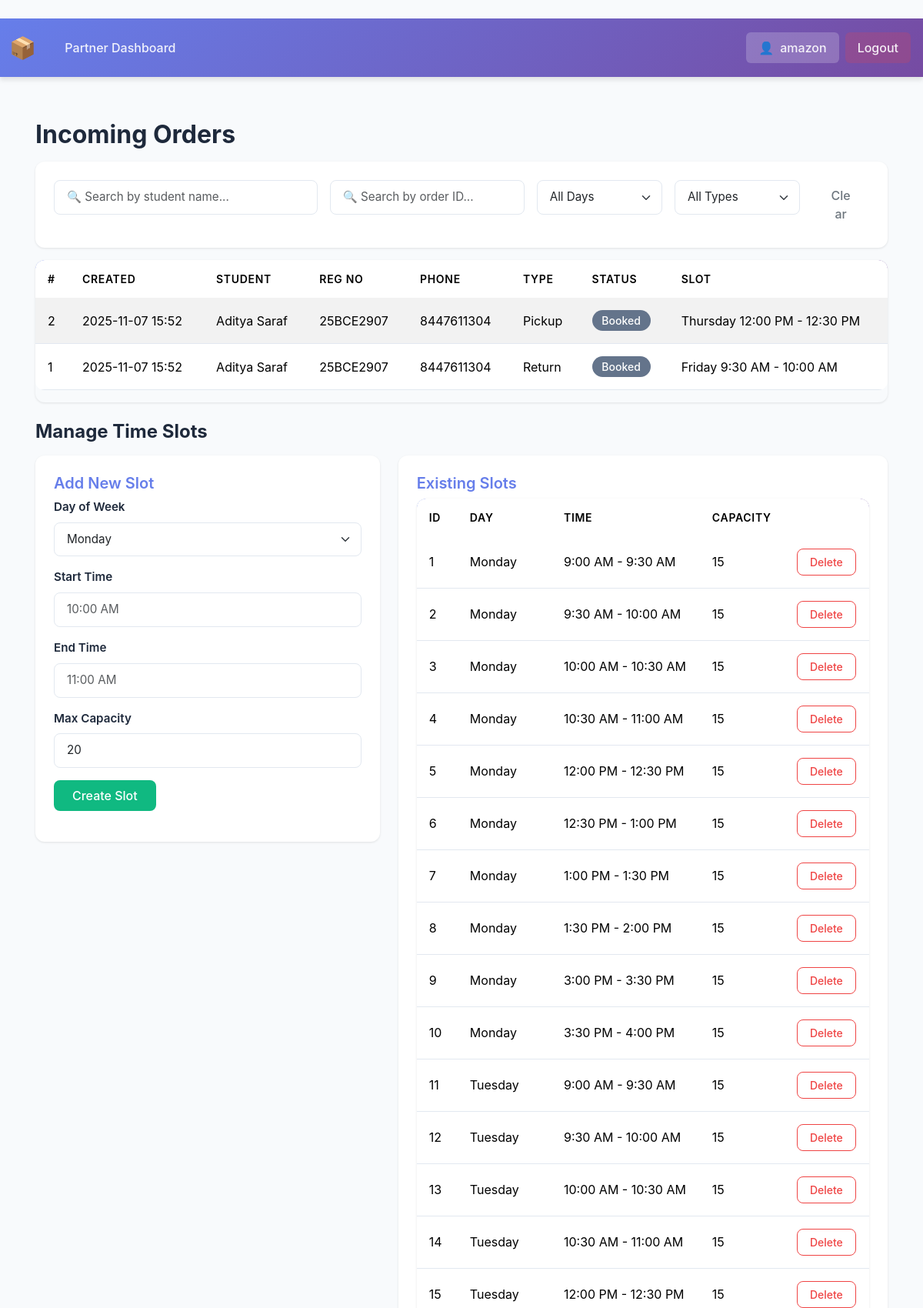
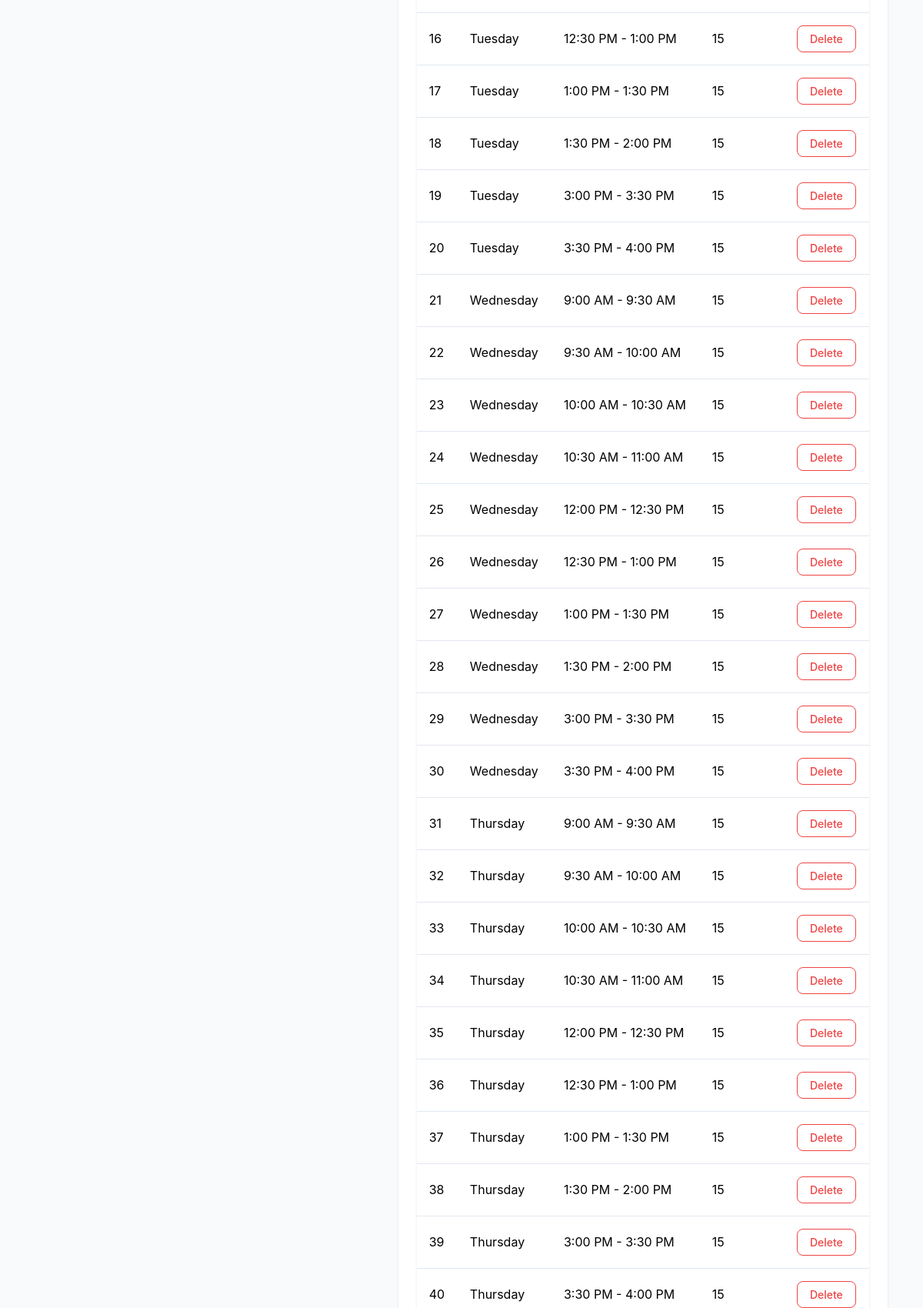
Screenshot of /partner_dashboard (signed in, upper part) with the database file from the repository (2 pictures, top to bottom).
### app/models.py (models this page shows, shortened)
class User(db.Model, UserMixin):
    __tablename__ = 'user'
    id = db.Column(db.Integer, primary_key=True)
    username = db.Column(db.String(120), unique=True, nullable=False)
    email = db.Column(db.String(255), unique=True, nullable=True, index=True)
    password_hash = db.Column(db.String(255), nullable=False)
    role = db.Column(db.String(20), nullable=False, default='user')  # 'user' | 'admin' | 'partner'
    partner_profile = db.relationship('Partner', back_populates='user', uselist=False)
    orders = db.relationship('Order', back_populates='user')

class Order(db.Model):
    __tablename__ = 'order'
    id = db.Column(db.Integer, primary_key=True)
    user_id = db.Column(db.Integer, db.ForeignKey('user.id'), nullable=False)
    partner_id = db.Column(db.Integer, db.ForeignKey('partner.id'), nullable=False)
    time_slot_id = db.Column(db.Integer, db.ForeignKey('time_slot.id'), nullable=False)
    order_platform = db.Column(db.String(120), nullable=False)
    order_id_text = db.Column(db.String(120), nullable=False)
    college_reg_no = db.Column(db.String(120), nullable=False)
    name = db.Column(db.String(120), nullable=False)
    phone = db.Column(db.String(30), nullable=False)
    type = db.Column('type', db.String(20), nullable=False)  # 'Pickup' | 'Return'
    status = db.Column(db.String(20), nullable=False, default='Booked')  # 'Booked' | 'Completed' | 'Cancelled'
    booking_date = db.Column(db.Date, nullable=False, default=datetime.utcnow().date)
    created_at = db.Column(db.DateTime, default=datetime.utcnow, nullable=False)
    user = db.relationship('User', back_populates='orders')
    partner = db.relationship('Partner', back_populates='orders')
    time_slot = db.relationship('TimeSlot', back_populates='orders')

class TimeSlot(db.Model):
    __tablename__ = 'time_slot'
    id = db.Column(db.Integer, primary_key=True)
    partner_id = db.Column(db.Integer, db.ForeignKey('partner.id'), nullable=False)
    day_of_week = db.Column(db.String(20), nullable=False)
    start_time = db.Column(db.String(20), nullable=False)
    end_time = db.Column(db.String(20), nullable=False)
    max_capacity = db.Column(db.Integer, nullable=False, default=0)
    partner = db.relationship('Partner', back_populates='time_slots')
    orders = db.relationship('Order', back_populates='time_slot')

### app/routes.py (the view, shortened to what this page needs)
@bp.route('/partner_dashboard', methods=['GET', 'POST'])
@login_required
def partner_dashboard():
    if current_user.role != 'partner':
        abort(403)
    partner = Partner.query.filter_by(user_id=current_user.id).first()
    if not partner:
        flash('Partner profile not found', 'warning')
        return render_template('dashboard_partner.html', partner=None, orders=[], slots=[])
    orders = Order.query.filter_by(partner_id=partner.id).order_by(Order.created_at.desc()).all()
    slots = TimeSlot.query.filter_by(partner_id=partner.id).all()
    return render_template('dashboard_partner.html', partner=partner, orders=orders, slots=slots)

### app/routes.py (called while the page is built)
@login_manager.user_loader
def load_user(user_id):
    return User.query.get(int(user_id))

### app/templates/dashboard_partner.html (shortened to what this page needs)
﻿{% extends 'base.html' %}
{% block content %}
<h2 class="mb-3">Incoming Orders</h2>
{% if partner %}
  {% if orders and orders|length %}
    <div class="card mb-3">
      <div class="card-body">
        <div class="row g-3">
          <div class="col-md-4">
            <input type="text" id="searchStudent" class="form-control" placeholder="🔍 Search by student name...">
          </div>
          <div class="col-md-3">
            <input type="text" id="searchOrderId" class="form-control" placeholder="🔍 Search by order ID...">
          </div>
          <div class="col-md-2">
            <select id="filterDay" class="form-select">
              <option value="">All Days</option>
            </select>
          </div>
          <div class="col-md-2">
            <select id="filterType" class="form-select">
              <option value="">All Types</option>
            </select>
          </div>
          <div class="col-md-1">
            <button type="button" class="btn btn-outline-secondary w-100" onclick="clearFilters()">Clear</button>
          </div>
        </div>
      </div>
    </div>
    <div class="table-responsive mb-4">
      <table class="table table-striped align-middle">
        <thead>
          <tr>
            <th>#</th>
            <th>Created</th>
            <th>Student</th>
            <th>Reg No</th>
            <th>Phone</th>
            <th>Type</th>
            <th>Status</th>
            <th>Slot</th>
          </tr>
        </thead>
        <tbody>
          {% for o in orders %}
            <tr>
              <td>{{ o.id }}</td>
              <td>{{ o.created_at.strftime('%Y-%m-%d %H:%M') if o.created_at else '' }}</td>
              <td>{{ o.name }}</td>
              <td>{{ o.college_reg_no }}</td>
              <td>{{ o.phone }}</td>
              <td>{{ o.type }}</td>
              <td><span class="badge bg-secondary">{{ o.status }}</span></td>
              <td>
                {% if o.time_slot %}
                  {{ o.time_slot.day_of_week }} {{ o.time_slot.start_time }} - {{ o.time_slot.end_time }}
                {% endif %}
              </td>
            </tr>
          {% endfor %}
        </tbody>
      </table>
    </div>
  {% else %}
    <div class="alert alert-info">No orders yet.</div>
  {% endif %}
  <h3 class="mb-3">Manage Time Slots</h3>
  <div class="row g-4">
    <div class="col-md-5">
      <div class="card">
        <div class="card-body">
          <h5 class="card-title">Add New Slot</h5>
          <form method="post">
            <div class="mb-3">
              <label class="form-label">Day of Week</label>
              <select name="day_of_week" class="form-select" required>
                {% for d in ['Monday','Tuesday','Wednesday','Thursday','Friday','Saturday','Sunday'] %}
                  <option value="{{ d }}">{{ d }}</option>
                {% endfor %}
              </select>
            </div>
            <div class="mb-3">
              <label class="form-label">Start Time</label>
              <input type="text" name="start_time" class="form-control" placeholder="10:00 AM" required />
            </div>
            <div class="mb-3">
              <label class="form-label">End Time</label>
              <input type="text" name="end_time" class="form-control" placeholder="11:00 AM" required />
            </div>
            <div class="mb-3">
              <label class="form-label">Max Capacity</label>
              <input type="number" name="max_capacity" class="form-control" min="1" value="20" required />
            </div>
            <button type="submit" class="btn btn-success">Create Slot</button>
          </form>
        </div>
      </div>
    </div>
    <div class="col-md-7">
      <div class="card">
        <div class="card-body">
          <h5 class="card-title">Existing Slots</h5>
          {% if slots and slots|length %}
            <div class="table-responsive">
              <table class="table table-sm align-middle">
                <thead>
                  <tr>
                    <th>ID</th>
                    <th>Day</th>
                    <th>Time</th>
                    <th>Capacity</th>
                    <th></th>
                  </tr>
                </thead>
                <tbody>
                  {% for s in slots %}
                    <tr>
                      <td>{{ s.id }}</td>
                      <td>{{ s.day_of_week }}</td>
                      <td>{{ s.start_time }} - {{ s.end_time }}</td>
                      <td>{{ s.max_capacity }}</td>
                      <td>
                        <form method="post" class="d-inline">
                          <button type="submit" class="btn btn-sm btn-outline-danger">Delete</button>
                        </form>
                      </td>
                    </tr>
                  {% endfor %}
                </tbody>
              </table>
            </div>
          {% else %}
            <div class="alert alert-secondary">No slots yet.</div>
          {% endif %}
        </div>
      </div>
    </div>
  </div>
{% else %}
  <div class="alert alert-warning">Partner profile not found.</div>
{% endif %}
{% endblock %}

### app/templates/base.html (shortened to what this page needs)
﻿<!doctype html>
<html lang="en">
  <head>
    <link href="https://cdn.jsdelivr.net/npm/bootstrap@5.3.2/dist/css/bootstrap.min.css" rel="stylesheet">
    <link rel="stylesheet" href="{{ url_for('static', filename='style.css') }}" />
  </head>
  <body class="app-body">
    <nav class="navbar navbar-expand-lg navbar-dark app-navbar">
      <div class="container-fluid">
        <a class="navbar-brand fw-bold" href="{{ url_for('main.dashboard') if current_user.is_authenticated else url_for('main.home') }}">
          <span class="brand-logo">📦</span>
        </a>
        <div class="collapse navbar-collapse" id="navbarNav">
          <ul class="navbar-nav me-auto mb-2 mb-lg-0">
            {% if current_user.is_authenticated %}
              {% if current_user.role == 'partner' %}
                <li class="nav-item"><a class="nav-link" href="{{ url_for('main.partner_dashboard') }}">Partner Dashboard</a></li>
              {% endif %}
            {% endif %}
          </ul>
          <ul class="navbar-nav align-items-center">
            {% if current_user.is_authenticated %}
              <li class="nav-item">
                <span class="nav-link user-badge">
                  <i class="user-icon">👤</i>
                  {{ current_user.username }}
                </span>
              </li>
              <li class="nav-item"><a class="nav-link btn-logout" href="{{ url_for('main.logout') }}">Logout</a></li>
            {% else %}
              <li class="nav-item"><a class="nav-link" href="{{ url_for('main.signin') }}">Sign In</a></li>
              <li class="nav-item"><a class="nav-link btn-signup" href="{{ url_for('main.signup') }}">Sign Up</a></li>
            {% endif %}
          </ul>
        </div>
      </div>
    </nav>
    <div class="container my-4">
      {% block content %}{% endblock %}
    </div>
  </body>
</html>

### app/static/style.css (style rules this page uses)
:root { --primary-color: #667eea; --primary-dark: #5568d3; --secondary-color: #764ba2; --success-color: #10b981; --danger-color: #ef4444; --warning-color: #f59e0b; --info-color: #3b82f6; --dark-bg: #1e293b; --light-bg: #f8fafc; --card-bg: #ffffff; --text-primary: #1e293b; --text-secondary: #64748b; --border-color: #e2e8f0; --shadow-sm: 0 1px 3px rgba(0, 0, 0, 0.1); --shadow-md: 0 4px 6px rgba(0, 0, 0, 0.1); --shadow-lg: 0 10px 25px rgba(0, 0, 0, 0.15); }
body { font-family: 'Inter', system-ui, -apple-system, 'Segoe UI', Roboto, Arial, sans-serif; margin: 0; background-color: var(--light-bg); color: var(--text-primary); }
.app-body { min-height: 100vh; }
.container { padding: 2rem 1rem; }
.app-navbar { background: linear-gradient(135deg, var(--primary-color) 0%, var(--secondary-color) 100%) !important; box-shadow: var(--shadow-md); padding: 0.75rem 0; }
.app-navbar .navbar-brand { font-size: 1.75rem; letter-spacing: 0.05em; }
.brand-logo { color: #ffffff; font-weight: 800; padding: 0; }
.app-navbar .nav-link { color: rgba(255, 255, 255, 0.9) !important; font-weight: 500; transition: all 0.2s ease; padding: 0.5rem 1rem !important; border-radius: 6px; margin: 0 0.25rem; }
.user-badge { background: rgba(255, 255, 255, 0.2) !important; border-radius: 20px; padding: 0.4rem 1rem !important; display: flex; align-items: center; gap: 0.5rem; }
.user-icon { font-style: normal; }
.btn-logout { background: rgba(239, 68, 68, 0.2) !important; color: white !important; }
.card { border: none !important; border-radius: 12px !important; box-shadow: var(--shadow-sm) !important; transition: all 0.3s ease; background: var(--card-bg); }
.card-title { color: var(--primary-color); font-weight: 600; }
.card-body { padding: 1.5rem !important; }
.btn { border-radius: 8px !important; padding: 0.5rem 1.5rem !important; font-weight: 500; transition: all 0.2s ease; border: none; }
.btn-success { background: var(--success-color) !important; color: white !important; }
.btn-danger, .btn-outline-danger { background: var(--danger-color) !important; color: white !important; border: none !important; }
.btn-outline-danger { background: transparent !important; border: 1px solid var(--danger-color) !important; color: var(--danger-color) !important; }
.btn-sm { padding: 0.375rem 1rem !important; font-size: 0.875rem; }
.table { background: var(--card-bg); border-radius: 12px; overflow: hidden; }
.table thead { background: linear-gradient(135deg, var(--primary-color) 0%, var(--secondary-color) 100%); color: white; }
.table thead th { border: none !important; font-weight: 600; padding: 1rem !important; text-transform: uppercase; font-size: 0.875rem; letter-spacing: 0.05em; }
.table tbody tr { transition: all 0.2s ease; }
.table tbody td { padding: 1rem !important; vertical-align: middle; border-color: var(--border-color) !important; }
.table-responsive { border-radius: 12px; box-shadow: var(--shadow-sm); }
.badge { padding: 0.4rem 0.8rem; border-radius: 20px; font-weight: 500; font-size: 0.875rem; }
.bg-secondary { background: var(--text-secondary) !important; }
.form-control, .form-select { border: 1px solid var(--border-color) !important; border-radius: 8px !important; padding: 0.625rem 1rem !important; transition: all 0.2s ease; font-size: 0.95rem; }
.form-label { font-weight: 600; color: var(--text-primary); margin-bottom: 0.5rem; font-size: 0.95rem; }
h2, h3, h4, h5 { color: var(--text-primary); font-weight: 700; }
h2 { font-size: 2rem; margin-bottom: 1.5rem; }
h3 { font-size: 1.5rem; margin-bottom: 1.25rem; }

### rows the page displays
User: username "amazon"
Order: id "2", created_at "2025-11-07 15:52", name "Aditya Saraf", college_reg_no "25BCE2907", phone "8447611304", type "Pickup", status "Booked", time_slot.day_of_week "Thursday", time_slot.start_time "12:00 PM", time_slot.end_time "12:30 PM"
Order: id "1", created_at "2025-11-07 15:52", name "Aditya Saraf", college_reg_no "25BCE2907", phone "8447611304", type "Return", status "Booked", time_slot.day_of_week "Friday", time_slot.start_time "9:30 AM", time_slot.end_time "10:00 AM"
TimeSlot: id "1", day_of_week "Monday", start_time "9:00 AM", end_time "9:30 AM", max_capacity "15"
TimeSlot: id "2", day_of_week "Monday", start_time "9:30 AM", end_time "10:00 AM", max_capacity "15"
TimeSlot: id "3", day_of_week "Monday", start_time "10:00 AM", end_time "10:30 AM", max_capacity "15"
TimeSlot: id "4", day_of_week "Monday", start_time "10:30 AM", end_time "11:00 AM", max_capacity "15"
TimeSlot: id "5", day_of_week "Monday", start_time "12:00 PM", end_time "12:30 PM", max_capacity "15"
TimeSlot: id "6", day_of_week "Monday", start_time "12:30 PM", end_time "1:00 PM", max_capacity "15"
TimeSlot: id "7", day_of_week "Monday", start_time "1:00 PM", end_time "1:30 PM", max_capacity "15"
TimeSlot: id "8", day_of_week "Monday", start_time "1:30 PM", end_time "2:00 PM", max_capacity "15"
TimeSlot: id "9", day_of_week "Monday", start_time "3:00 PM", end_time "3:30 PM", max_capacity "15"
TimeSlot: id "10", day_of_week "Monday", start_time "3:30 PM", end_time "4:00 PM", max_capacity "15"
TimeSlot: id "11", day_of_week "Tuesday", start_time "9:00 AM", end_time "9:30 AM", max_capacity "15"
TimeSlot: id "12", day_of_week "Tuesday", start_time "9:30 AM", end_time "10:00 AM", max_capacity "15"
TimeSlot: id "13", day_of_week "Tuesday", start_time "10:00 AM", end_time "10:30 AM", max_capacity "15"
TimeSlot: id "14", day_of_week "Tuesday", start_time "10:30 AM", end_time "11:00 AM", max_capacity "15"
TimeSlot: id "15", day_of_week "Tuesday", start_time "12:00 PM", end_time "12:30 PM", max_capacity "15"
TimeSlot: id "16", day_of_week "Tuesday", start_time "12:30 PM", end_time "1:00 PM", max_capacity "15"
TimeSlot: id "17", day_of_week "Tuesday", start_time "1:00 PM", end_time "1:30 PM", max_capacity "15"
TimeSlot: id "18", day_of_week "Tuesday", start_time "1:30 PM", end_time "2:00 PM", max_capacity "15"
TimeSlot: id "19", day_of_week "Tuesday", start_time "3:00 PM", end_time "3:30 PM", max_capacity "15"
TimeSlot: id "20", day_of_week "Tuesday", start_time "3:30 PM", end_time "4:00 PM", max_capacity "15"
TimeSlot: id "21", day_of_week "Wednesday", start_time "9:00 AM", end_time "9:30 AM", max_capacity "15"
TimeSlot: id "22", day_of_week "Wednesday", start_time "9:30 AM", end_time "10:00 AM", max_capacity "15"
TimeSlot: id "23", day_of_week "Wednesday", start_time "10:00 AM", end_time "10:30 AM", max_capacity "15"
TimeSlot: id "24", day_of_week "Wednesday", start_time "10:30 AM", end_time "11:00 AM", max_capacity "15"
TimeSlot: id "25", day_of_week "Wednesday", start_time "12:00 PM", end_time "12:30 PM", max_capacity "15"
TimeSlot: id "26", day_of_week "Wednesday", start_time "12:30 PM", end_time "1:00 PM", max_capacity "15"
TimeSlot: id "27", day_of_week "Wednesday", start_time "1:00 PM", end_time "1:30 PM", max_capacity "15"
TimeSlot: id "28", day_of_week "Wednesday", start_time "1:30 PM", end_time "2:00 PM", max_capacity "15"
TimeSlot: id "29", day_of_week "Wednesday", start_time "3:00 PM", end_time "3:30 PM", max_capacity "15"
TimeSlot: id "30", day_of_week "Wednesday", start_time "3:30 PM", end_time "4:00 PM", max_capacity "15"
TimeSlot: id "31", day_of_week "Thursday", start_time "9:00 AM", end_time "9:30 AM", max_capacity "15"
TimeSlot: id "32", day_of_week "Thursday", start_time "9:30 AM", end_time "10:00 AM", max_capacity "15"
TimeSlot: id "33", day_of_week "Thursday", start_time "10:00 AM", end_time "10:30 AM", max_capacity "15"
TimeSlot: id "34", day_of_week "Thursday", start_time "10:30 AM", end_time "11:00 AM", max_capacity "15"
TimeSlot: id "35", day_of_week "Thursday", start_time "12:00 PM", end_time "12:30 PM", max_capacity "15"
TimeSlot: id "36", day_of_week "Thursday", start_time "12:30 PM", end_time "1:00 PM", max_capacity "15"
TimeSlot: id "37", day_of_week "Thursday", start_time "1:00 PM", end_time "1:30 PM", max_capacity "15"
TimeSlot: id "38", day_of_week "Thursday", start_time "1:30 PM", end_time "2:00 PM", max_capacity "15"
TimeSlot: id "39", day_of_week "Thursday", start_time "3:00 PM", end_time "3:30 PM", max_capacity "15"
TimeSlot: id "40", day_of_week "Thursday", start_time "3:30 PM", end_time "4:00 PM", max_capacity "15"

### other values shown
form field day_of_week "Monday"
